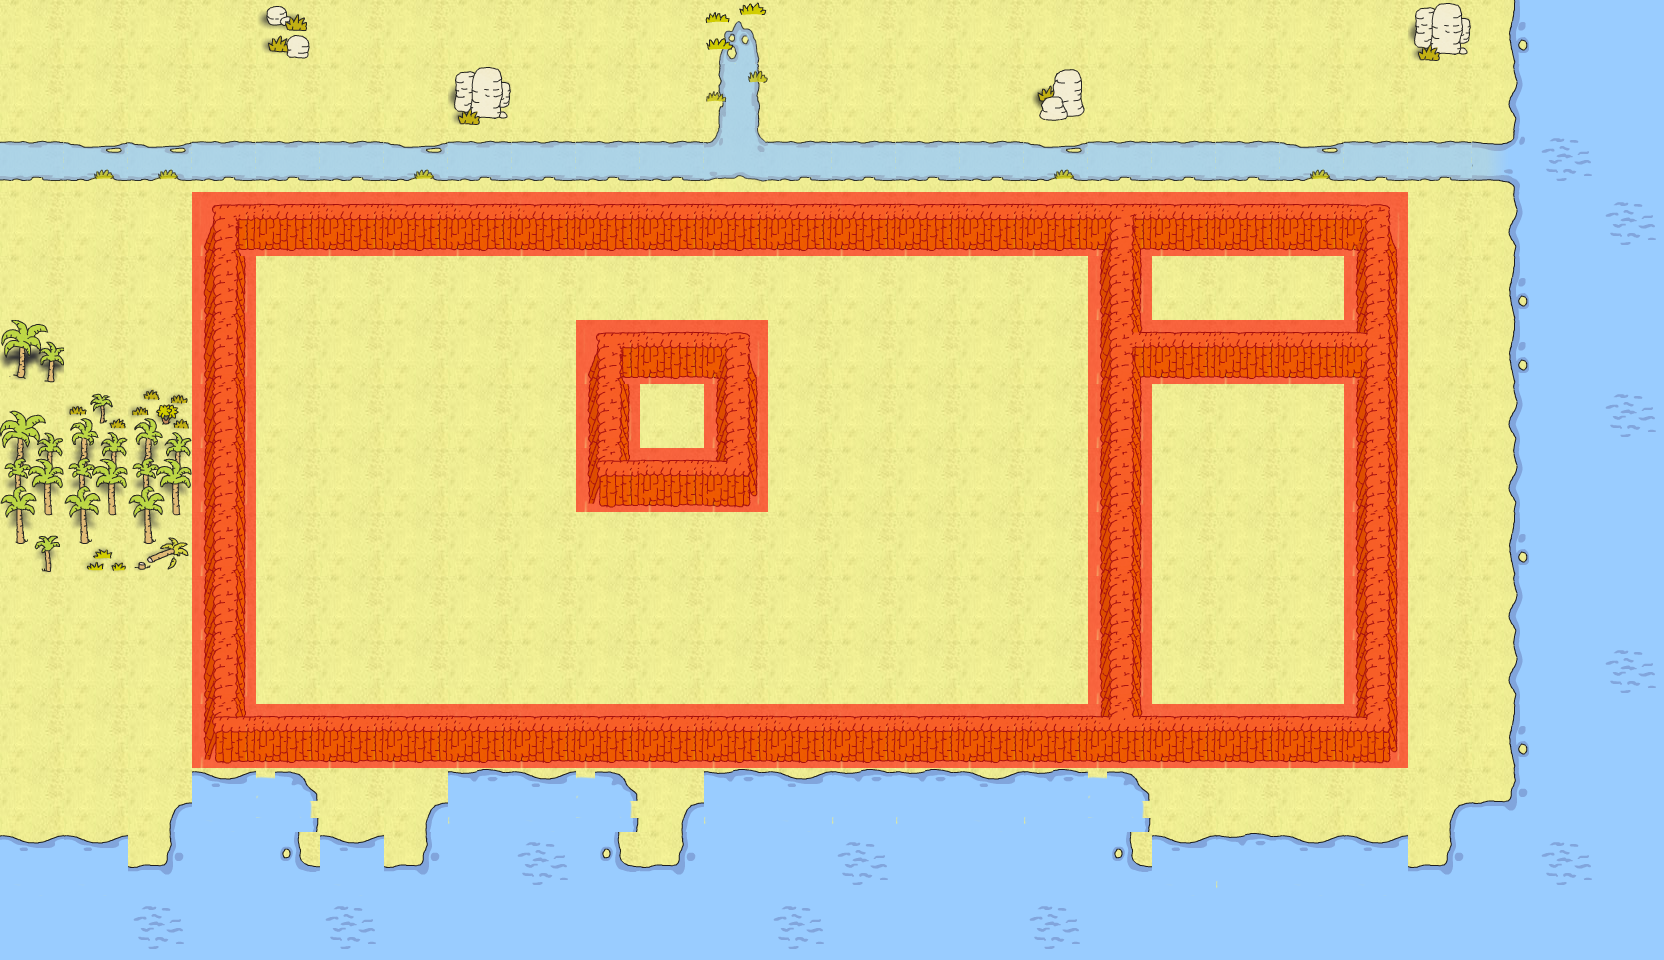

Rendered tile map (Tiled .tmx) drawn with the repository's tilesets; below, a short description and the map source with its tile grids summarised:
An orthogonal 26x15 tile map with 64x64 px tiles, 6 tile layers (TL1a, TL1b, SpecialLayer, TL2, ...), 7 tilesets and 7 objects (characters/player/player_one, boulder/boulder_one, boulder/boulder_two, boulder/boulder_three, boulder/boulder_four, ...).

<map version="1.0" orientation="orthogonal" width="26" height="15" tilewidth="64" tileheight="64">
 <tileset firstgid="1" name="water" tilewidth="64" tileheight="64">
  <image source="../../../../../tiles/water.png" width="320" height="1216" />
 </tileset>
 <tileset firstgid="96" name="jungle" tilewidth="64" tileheight="64">
  <image source="../../../../../tiles/jungle.png" width="320" height="1216" />
 </tileset>
 <tileset firstgid="191" name="paths" tilewidth="64" tileheight="64">
  <image source="../../../../../tiles/paths.png" width="320" height="1216" />
 </tileset>
 <tileset firstgid="286" name="objects" tilewidth="64" tileheight="64">
  <image source="../../../../../tiles/objects.png" width="320" height="1216" />
 </tileset>
 <tileset firstgid="381" name="sand" tilewidth="64" tileheight="64">
  <image source="../../../../../tiles/sand.png" width="320" height="1216" />
 </tileset>
 <tileset firstgid="476" name="walls" tilewidth="64" tileheight="64">
  <image source="../../../../../tiles/walls.png" width="320" height="1216" />
 </tileset>
 <tileset firstgid="571" name="special" tilewidth="64" tileheight="64">
  <image source="../../../../../tiles/special.png" width="320" height="1216" />
 </tileset>
 <layer name="TL1a" width="26" height="15">
  <data>[390 cells, 390 non-empty, 1 distinct tile ids]</data>
 </layer>
 <layer name="TL1b" width="26" height="15">
  <data>[390 cells, 216 non-empty, 37 distinct tile ids]</data>
 </layer>
 <layer name="SpecialLayer" width="26" height="15">
  <data>[390 cells, 70 non-empty, 1 distinct tile ids]</data>
 </layer>
 <objectgroup name="OL1" width="26" height="15">
  <object name="characters/player/player_one" gid="286" x="256" y="640" />
  <object name="boulder/boulder_one" gid="292" x="640" y="640" />
  <object name="boulder/boulder_two" gid="292" x="640" y="448" />
  <object name="boulder/boulder_three" gid="292" x="1152" y="576" />
  <object name="boulder/boulder_four" gid="292" x="1216" y="512" />
  <object name="boulder/boulder_five" gid="292" x="1280" y="576" />
  <object name="portal/portal_one" gid="293" x="1216" y="320" />
 </objectgroup>
 <layer name="TL2" width="26" height="15">
  <data>[390 cells, 0 non-empty, 0 distinct tile ids]</data>
 </layer>
 <layer name="CL2" width="26" height="15">
  <data>[390 cells, 0 non-empty, 0 distinct tile ids]</data>
 </layer>
 <layer name="OL2" width="26" height="15">
  <data>[390 cells, 0 non-empty, 0 distinct tile ids]</data>
 </layer>
</map>
